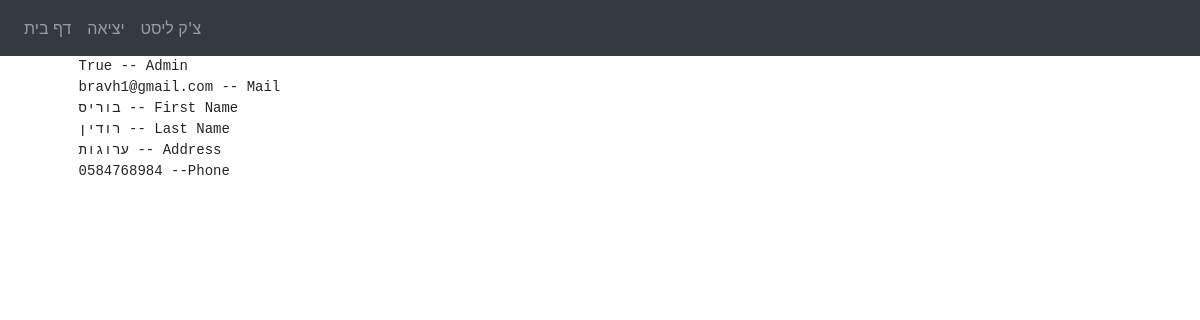
Screenshot of / (signed in) with the database file from the repository.
### website/models.py (models this page shows)
class User(db.Model , UserMixin):
    id = db.Column(db.Integer, primary_key=True)
    email = db.Column(db.String(150), unique=True)
    password = db.Column(db.String(150))
    first_name = db.Column(db.String(150))
    last_name = db.Column(db.String(150))
    address = db.Column(db.String(150))
    phone = db.Column(db.String(150))
    admin = db.Column(db.Boolean, default=False)

### website/views.py (the view)
@views.route('/', methods=['GET', 'POST'])
@login_required
def home():
    return render_template("home.html", user=current_user)

### website/__init__.py (called while the page is built)
def create_app():
    app = Flask(__name__)
    app.config['SECRET_KEY'] = 'sOdkamUsLaparaVelaSus'
    app.config['SQLALCHEMY_DATABASE_URI'] = f'sqlite:///{DB_NAME}'
    db.init_app(app)
    from .views import views
    from .auth import auth
    from .checklist import checklist
    app.register_blueprint(views, url_prefix='/')
    app.register_blueprint(auth, url_prefix='/')
    app.register_blueprint(checklist, url_prefix='/')
    from .models import Cabinets, User, ConMeths, Sokels, Doors, CabMats, Pulls, RoolOuts
    create_database(app)
    login_manager = LoginManager()
    login_manager.login_view = 'auth.login'
    login_manager.init_app(app)
    @login_manager.user_loader
    def load_user(id):
        return User.query.get(int(id))
    return app

### website/templates/home.html (shortened to what this page needs)
{% extends "base.html" %}
{% block content %}
<pre>
    {{ user.admin }} -- Admin
    {{ user.email }} -- Mail
    {{ user.first_name }} -- First Name
    {{ user.last_name }} -- Last Name
    {{ user.address }} -- Address
    {{ user.phone }} --Phone
</pre>
{% endblock %}

### website/templates/base.html (shortened to what this page needs)
<!DOCTYPE html>
<html>
  <head>
    <link
      rel="stylesheet"
      href="https://stackpath.bootstrapcdn.com/bootstrap/4.4.1/css/bootstrap.min.css"
    />
    <link
      rel="stylesheet"
      href="https://stackpath.bootstrapcdn.com/font-awesome/4.7.0/css/font-awesome.min.css"
    />
  </head>
  <body>
    <nav class="navbar navbar-expand-lg navbar-dark bg-dark">
      <div class="collapse navbar-collapse" id="navbar">
        <div class="navbar-nav">
          {% if user.is_authenticated %}
          <a class="nav-item nav-link" id="home" href="/">דף בית</a>
          <a class="nav-item nav-link" id="logout" href="/logout">יציאה</a>
          <a class="nav-item nav-link" id="load" href="/CheckList">צ'ק ליסט  </a>
          {% else %}
          <a class="nav-item nav-link" id="login" href="/login">כניסה</a>
           {% endif %}
        </div>
      </div>
    </nav>
    <div class="container">{% block content %} {% endblock %}</div>
    <link rel="stylesheet" href="{{ url_for('static', filename='checklist.css') }}">
  </body>
</html>

### rows the page displays
User: admin "True", email "bravh1@gmail.com", first_name "בוריס", last_name "רודין", address "ערוגות", phone "0584768984"
